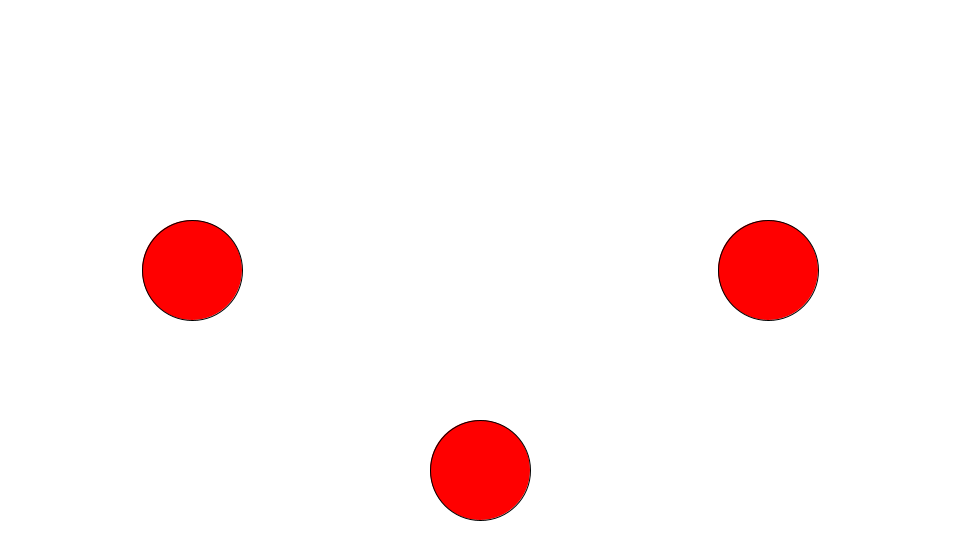
Frame 1 (no input)
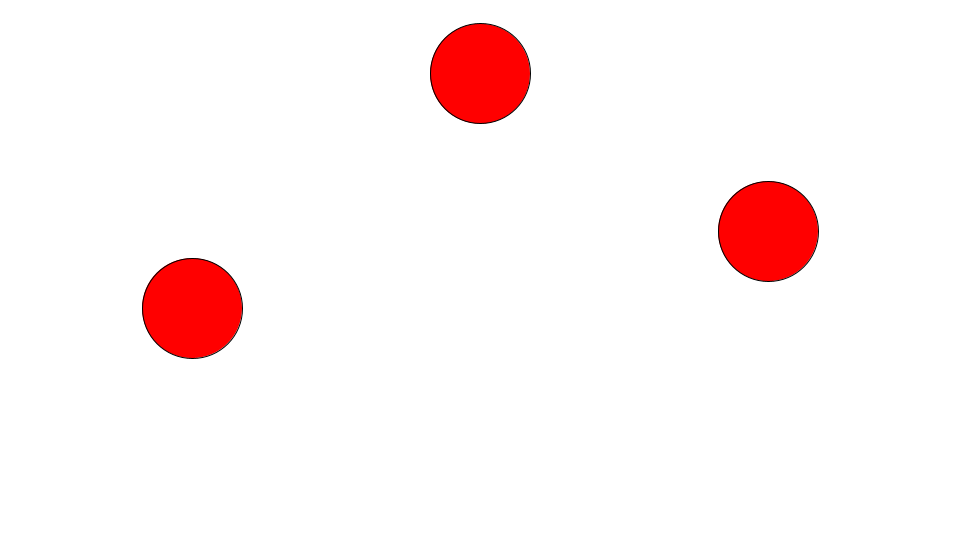
Frame 60 (the mouse pressed at the canvas centre just before this capture)
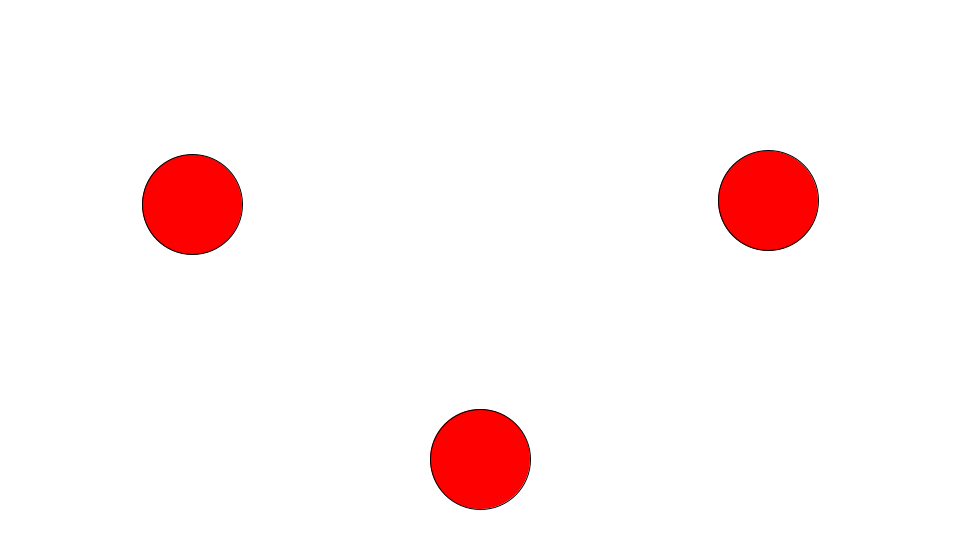
Frame 120 (the mouse held since frame 60 and released just before this capture)

The Processing sketch that drew these frames (run headless with seeded random() and noise(); from frame 60 on, the mouse is pressed at the canvas centre):

// Processing sketch: TrigonometricFunctions
// ── TrigonometricFunctions.pde
//simple sketch using trigonometric functions to control movement

float theta;
float sizer=200;

void setup() {
  size (960, 540);
}

void draw() {
  background (255);
  fill (255, 0, 0);
  //using sine 
  ellipse (width/5, height/2+sin(theta)*sizer, 100, 100);

  //using cosine
  ellipse (width/2, height/2+cos(theta)*sizer, 100, 100);

  //using tangent
  ellipse (width/5*4, height/2+tan(theta)*sizer, 100, 100);
  theta+=.05;
}
